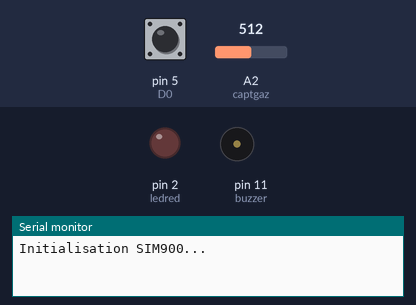
The sketch below on a simulated Arduino Uno, built with avr-gcc and run on an emulated ATmega328P. On the bench: output pins drawn as LEDs (lit = HIGH), buzzer (waves = sounding), the last lines printed to the serial monitor. Inputs (shaded band) come from the test bench; at power-on: pin 5 (D0) HIGH, A2 (captgaz) = 512. The modem accepts every AT command (registered, SIM ready, sends succeed) and sends nothing else.

Above: at 0.1 s.
At 50.0 s:
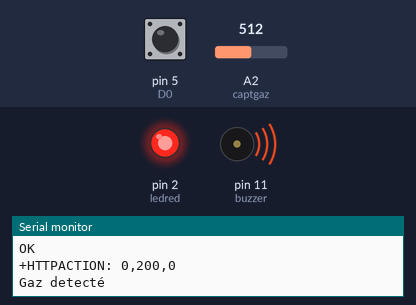
Timing chart, 0 to 51.5 s (numbered marks = the images above):
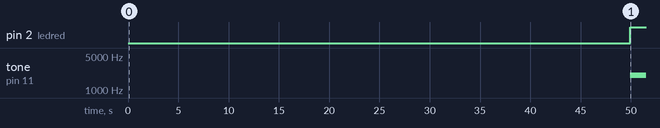

Measured:
- by itself, pin 2 (ledred): LOW → HIGH at 49.9 s
- by itself, tone on pin 11 (buzzer): silent → 2000 Hz at 49.9 s

The sketch:

salif.ino
```cpp
void init_gsm();
void gprs_connect();
boolean gprs_disconnect();
boolean is_gprs_connected();
void post_to_firebase(String data);
boolean waitResponse(String expected_answer = "OK", unsigned int timeout = 2000);

#include <SoftwareSerial.h>
SoftwareSerial SIM900(7, 8);

int captgaz = A2;
int D0 = 5;
int capt_gaz;
int ledred = 2;
const int buzzer = 11;
int gaz;
int Gaz;

const String APN  = "internet";
const String USER = "internet";
const String PASS = "internet";

const String ID = "DISP001";

const String FIREBASE_HOST  = "https://sogaz-99e6c-default-rtdb.firebaseio.com/";
const String FIREBASE_SECRET  = "20Lm7XGupzol1Ml7QyoP8I671kuAEcj4AX76GHEs";


#define USE_SSL true
#define DELAY_MS 500


//!!!!!!!!!!!!!!!!!!!!!!!!!!!!!!!!!!!!!!!!!!!!!!!!!!!!!!!!!!!!!!!!!!!!!!!!!!!!!!!!!!!!!!!!!!!!!!!!!!
//Function: setup() start
//!!!!!!!!!!!!!!!!!!!!!!!!!!!!!!!!!!!!!!!!!!!!!!!!!!!!!!!!!!!!!!!!!!!!!!!!!!!!!!!!!!!!!!!!!!!!!!!!!!
void setup() {

  //Begin serial communication with Serial Monitor

  pinMode(captgaz, INPUT);
  pinMode(D0, INPUT);
  pinMode(buzzer, OUTPUT);
  pinMode(ledred, OUTPUT);

  Serial.begin(115200);

  //Begin serial communication with SIM900
  SIM900.begin(9600);

  Serial.println("Initialisation SIM900...");
  init_gsm();
}


//!!!!!!!!!!!!!!!!!!!!!!!!!!!!!!!!!!!!!!!!!!!!!!!!!!!!!!!!!!!!!!!!!!!!!!!!!!!!!!!!!!!!!!!!!!!!!!!!!!
//Function: loop() start
//!!!!!!!!!!!!!!!!!!!!!!!!!!!!!!!!!!!!!!!!!!!!!!!!!!!!!!!!!!!!!!!!!!!!!!!!!!!!!!!!!!!!!!!!!!!!!!!!!!
void loop() {

  String data = get_gaz();
  Serial.println(data);

  if (!is_gprs_connected()) {
    gprs_connect();
  }

  post_to_firebase(data);

  delay(1000);


  //DECLENCHEMENT DES ACTIONS///////////////////////

  if (gaz < 100) // PAs de detection de gaz
  {
    noTone(buzzer);

    digitalWrite(ledred, LOW);
    delay(100);
  }
  else
  { // Cas d'une detection de gaz

    // 1 ER CAS
    if (gaz >= 110) {
      tone(buzzer, 2000 );
      digitalWrite(ledred, HIGH);
      Serial.println("Gaz detecté");

      //1er SMS


      SIM900.print("AT+CMGF=1\r");    //Sets the GSM Module in Text Mode
      delay(100);  // Delay of 1 second
      SIM900.println("AT+CMGS=\"+22370105882\""); // Replace x with mobile number
      delay(100);
      SIM900.println("ATTENTION IL Y'A UNE FUITE DE GAZ"); // The SMS text you want to send
      delay(100);
      SIM900.println((char)26);// ASCII code of CTRL+Z for saying the end of sms to  the module
      delay(100);
      SIM900.println();
      delay(5000);
      //delay(100);
    }

    // 2 eme Cas
    if (gaz >= 170) {

      //2eme SMS
      SIM900.print("AT+CMGF=1\r");    //Sets the GSM Module in Text Mode
      delay(100);  // Delay of 1 second
      SIM900.println("AT+CMGS=\"+22370105882\""); // Replace x with mobile number
      delay(100);
      SIM900.println("ATTENTION IL Y'A UNE FUITE DE GAZ.");// The SMS text you want to send
      delay(100);
      SIM900.println((char)26);// ASCII code of CTRL+Z for saying the end of sms to  the module
      delay(100);
      SIM900.println();
      delay(5000);
      //delay(100);
    }

    // 3 eme Cas
    if (gaz >= 180) {

      //3 eme SMS
      SIM900.print("AT+CMGF=1\r");    //Sets the GSM Module in Text Mode
      delay(100);  // Delay of 1 second
      SIM900.println("AT+CMGS=\"+22370105882\""); // Replace x with mobile number
      delay(100);
      SIM900.println("ATTENTION IL Y'A UNE FUITE DE GAZ");// The SMS text you want to send
      delay(100);
      SIM900.println((char)26);// ASCII code of CTRL+Z for saying the end of sms to  the module
      delay(100);
      SIM900.println();
      delay(5000);
      delay(10000);

      //PASSER APPEL
      SIM900.println("ATD +22370105882;");
      delay(100);
      SIM900.println();

      // Lappel ne peut durer que 30 secondes
      // Vous pouvez modifier la durée de l'appel téléphonique dans le délai

      delay(30000);
      // commande dangerous gaz pour raccrocher
      SIM900.println("Dangerous gaz"); // hang up

    }

  }
}

//!!!!!!!!!!!!!!!!!!!!!!!!!!!!!!!!!!!!!!!!!!!!!!!!!!!!!!!!!!!!!!!!!!!!!!!!!!!!!!!!!!!!!!!!!!!!!!!!!!
//Function: get_temprature() start
//!!!!!!!!!!!!!!!!!!!!!!!!!!!!!!!!!!!!!!!!!!!!!!!!!!!!!!!!!!!!!!!!!!!!!!!!!!!!!!!!!!!!!!!!!!!!!!!!!!
String get_gaz()

{
topFn:
  //Sensor readings may also be up to 2 seconds 'old' (its a very slow sensor)
  Gaz = digitalRead(D0);
  gaz = analogRead(captgaz);

  // Check if any reads failed and exit early (to try again).
  if (Gaz == 0 || gaz == 0) {
    Serial.println(F("Erreur lecture du détecteur de gaz!"));
    goto topFn;
  }
  String Data = "{";

  //Data += "\"ID Dispositif:\":+ String (DISP001), ";

  Data += "\"Concentration\":" + String(analogRead(captgaz));

  Data += "}";

  return Data;
}

//!!!!!!!!!!!!!!!!!!!!!!!!!!!!!!!!!!!!!!!!!!!!!!!!!!!!!!!!!!!!!!!!!!!!!!!!!!!!!!!!!!!!!!!!!!!!!!!!!!
//Function: post_to_firebase() start
//!!!!!!!!!!!!!!!!!!!!!!!!!!!!!!!!!!!!!!!!!!!!!!!!!!!!!!!!!!!!!!!!!!!!!!!!!!!!!!!!!!!!!!!!!!!!!!!!!!
void post_to_firebase(String data)
{

  //MMMMMMMMMMMMMMMMMMMMMMMMMMMMMMMMMMMMMMMMMMMMMMMMMMMMMMMMMMMMMMMMM
  //Start HTTP connection
  SIM900.println("AT+HTTPINIT");
  waitResponse();
  delay(DELAY_MS);
  //MMMMMMMMMMMMMMMMMMMMMMMMMMMMMMMMMMMMMMMMMMMMMMMMMMMMMMMMMMMMMMMMM
  //Enabling SSL 1.0
  if (USE_SSL == true) {
    SIM900.println("AT+HTTPSSL=1");
    waitResponse();
    delay(DELAY_MS);
  }
  //MMMMMMMMMMMMMMMMMMMMMMMMMMMMMMMMMMMMMMMMMMMMMMMMMMMMMMMMMMMMMMMMM
  //Setting up parameters for HTTP session
  SIM900.println("AT+HTTPPARA=\"CID\",1");
  waitResponse();
  delay(DELAY_MS);
  //MMMMMMMMMMMMMMMMMMMMMMMMMMMMMMMMMMMMMMMMMMMMMMMMMMMMMMMMMMMMMMMMM
  //Set the HTTP URL - Firebase URL and FIREBASE SECRET
  SIM900.println("AT+HTTPPARA=\"URL\"," + FIREBASE_HOST + ".json?auth=" + FIREBASE_SECRET);
  waitResponse();
  delay(DELAY_MS);
  //MMMMMMMMMMMMMMMMMMMMMMMMMMMMMMMMMMMMMMMMMMMMMMMMMMMMMMMMMMMMMMMMM
  //Setting up re direct
  SIM900.println("AT+HTTPPARA=\"REDIR\",1");
  waitResponse();
  delay(DELAY_MS);
  //MMMMMMMMMMMMMMMMMMMMMMMMMMMMMMMMMMMMMMMMMMMMMMMMMMMMMMMMMMMMMMMMM
  //Setting up content type
  SIM900.println("AT+HTTPPARA=\"CONTENT\",\"application/json\"");
  waitResponse();
  delay(DELAY_MS);
  //MMMMMMMMMMMMMMMMMMMMMMMMMMMMMMMMMMMMMMMMMMMMMMMMMMMMMMMMMMMMMMMMM
  //Setting up Data Size
  //+HTTPACTION: 1,601,0 - error occurs if data length is not correct
  SIM900.println("AT+HTTPDATA=" + String(data.length()) + ",10000");
  waitResponse("DOWNLOAD");
  //delay(DELAY_MS);
  //MMMMMMMMMMMMMMMMMMMMMMMMMMMMMMMMMMMMMMMMMMMMMMMMMMMMMMMMMMMMMMMMM
  //Sending Data
  SIM900.println(data);
  waitResponse();
  delay(DELAY_MS);
  //MMMMMMMMMMMMMMMMMMMMMMMMMMMMMMMMMMMMMMMMMMMMMMMMMMMMMMMMMMMMMMMMM
  //Sending HTTP POST request
  SIM900.println("AT+HTTPACTION=1");

  for (uint32_t start = millis(); millis() - start < 20000;) {
    while (!SIM900.available());
    String response = SIM900.readString();
    if (response.indexOf("+HTTPACTION:") > 0)
    {
      Serial.println(response);
      break;
    }
  }

  delay(DELAY_MS);
  //MMMMMMMMMMMMMMMMMMMMMMMMMMMMMMMMMMMMMMMMMMMMMMMMMMMMMMMMMMMMMMMMM
  //+HTTPACTION: 1,603,0 (POST to Firebase failed)
  //+HTTPACTION: 0,200,0 (POST to Firebase successfull)
  //Read the response
  SIM900.println("AT+HTTPREAD");
  waitResponse("OK");
  delay(DELAY_MS);
  //MMMMMMMMMMMMMMMMMMMMMMMMMMMMMMMMMMMMMMMMMMMMMMMMMMMMMMMMMMMMMMMMM
  //Stop HTTP connection
  SIM900.println("AT+HTTPTERM");
  waitResponse("OK", 1000);
  delay(DELAY_MS);
  //MMMMMMMMMMMMMMMMMMMMMMMMMMMMMMMMMMMMMMMMMMMMMMMMMMMMMMMMMMMMMMMMM
}

//!!!!!!!!!!!!!!!!!!!!!!!!!!!!!!!!!!!!!!!!!!!!!!!!!!!!!!!!!!!!!!!!!!!!!!!!!!!!!!!!!!!!!!!!!!!!!!!!!!
// Initialize GSM Module
//!!!!!!!!!!!!!!!!!!!!!!!!!!!!!!!!!!!!!!!!!!!!!!!!!!!!!!!!!!!!!!!!!!!!!!!!!!!!!!!!!!!!!!!!!!!!!!!!!!
void init_gsm()
{
  //MMMMMMMMMMMMMMMMMMMMMMMMMMMMMMMMMMMMMMMMMMMMMMMMMMMMMMMMMMMMMMMMM
  //Testing AT Command
  SIM900.println("AT");
  waitResponse();
  delay(DELAY_MS);
  //MMMMMMMMMMMMMMMMMMMMMMMMMMMMMMMMMMMMMMMMMMMMMMMMMMMMMMMMMMMMMMMMM
  //Checks if the SIM is ready
  SIM900.println("AT+CPIN?");
  waitResponse("+CPIN: READY");
  delay(DELAY_MS);
  //MMMMMMMMMMMMMMMMMMMMMMMMMMMMMMMMMMMMMMMMMMMMMMMMMMMMMMMMMMMMMMMMM
  //Turning ON full functionality
  SIM900.println("AT+CFUN=1");
  waitResponse();
  delay(DELAY_MS);
  //MMMMMMMMMMMMMMMMMMMMMMMMMMMMMMMMMMMMMMMMMMMMMMMMMMMMMMMMMMMMMMMMM
  //Turn ON verbose error codes
  SIM900.println("AT+CMEE=2");
  waitResponse();
  delay(DELAY_MS);
  //MMMMMMMMMMMMMMMMMMMMMMMMMMMMMMMMMMMMMMMMMMMMMMMMMMMMMMMMMMMMMMMMM
  //Enable battery checks
  SIM900.println("AT+CBATCHK=1");
  waitResponse();
  delay(DELAY_MS);
  //MMMMMMMMMMMMMMMMMMMMMMMMMMMMMMMMMMMMMMMMMMMMMMMMMMMMMMMMMMMMMMMMM
  //Register Network (+CREG: 0,1 or +CREG: 0,5 for valid network)
  //+CREG: 0,1 or +CREG: 0,5 for valid network connection
  SIM900.println("AT+CREG?");
  waitResponse("+CREG: 0,");
  delay(DELAY_MS);
  //MMMMMMMMMMMMMMMMMMMMMMMMMMMMMMMMMMMMMMMMMMMMMMMMMMMMMMMMMMMMMMMMM
  //setting SMS text mode
  SIM900.print("AT+CMGF=1\r");
  waitResponse("OK");
  delay(DELAY_MS);
  //MMMMMMMMMMMMMMMMMMMMMMMMMMMMMMMMMMMMMMMMMMMMMMMMMMMMMMMMMMMMMMMMM
}

//!!!!!!!!!!!!!!!!!!!!!!!!!!!!!!!!!!!!!!!!!!!!!!!!!!!!!!!!!!!!!!!!!!!!!!!!!!!!!!!!!!!!!!!!!!!!!!!!!!
//Connect to the internet
//!!!!!!!!!!!!!!!!!!!!!!!!!!!!!!!!!!!!!!!!!!!!!!!!!!!!!!!!!!!!!!!!!!!!!!!!!!!!!!!!!!!!!!!!!!!!!!!!!!
void gprs_connect()
{
  //MMMMMMMMMMMMMMMMMMMMMMMMMMMMMMMMMMMMMMMMMMMMMMMMMMMMMMMMMMMMMMMMM
  //DISABLE GPRS
  SIM900.println("AT+SAPBR=0,1");
  waitResponse("OK", 60000);
  delay(DELAY_MS);
  //MMMMMMMMMMMMMMMMMMMMMMMMMMMMMMMMMMMMMMMMMMMMMMMMMMMMMMMMMMMMMMMMM
  //Connecting to GPRS: GPRS - bearer profile 1
  SIM900.println("AT+SAPBR=3,1,\"Contype\",\"GPRS\"");
  waitResponse();
  delay(DELAY_MS);
  //MMMMMMMMMMMMMMMMMMMMMMMMMMMMMMMMMMMMMMMMMMMMMMMMMMMMMMMMMMMMMMMMM
  //sets the APN settings for your sim card network provider.
  SIM900.println("AT+SAPBR=3,1,\"APN\"," + APN);
  waitResponse();
  delay(DELAY_MS);
  //MMMMMMMMMMMMMMMMMMMMMMMMMMMMMMMMMMMMMMMMMMMMMMMMMMMMMMMMMMMMMMMMM
  //sets the user name settings for your sim card network provider.
  if (USER != "") {
    SIM900.println("AT+SAPBR=3,1,\"USER\"," + USER);
    waitResponse();
    delay(DELAY_MS);
  }
  //MMMMMMMMMMMMMMMMMMMMMMMMMMMMMMMMMMMMMMMMMMMMMMMMMMMMMMMMMMMMMMMMM
  //sets the password settings for your sim card network provider.
  if (PASS != "") {
    SIM900.println("AT+SAPBR=3,1,\"PASS\"," + PASS);
    waitResponse();
    delay(DELAY_MS);
  }
  //MMMMMMMMMMMMMMMMMMMMMMMMMMMMMMMMMMMMMMMMMMMMMMMMMMMMMMMMMMMMMMMMM
  //after executing the following command. the LED light of
  //SIM900l blinks very fast (twice a second)
  //enable the GPRS: enable bearer 1
  SIM900.println("AT+SAPBR=1,1");
  waitResponse("OK", 30000);
  delay(DELAY_MS);
  //MMMMMMMMMMMMMMMMMMMMMMMMMMMMMMMMMMMMMMMMMMMMMMMMMMMMMMMMMMMMMMMMM
  //Get IP Address - Query the GPRS bearer context status
  SIM900.println("AT+SAPBR=2,1");
  waitResponse("OK");
  delay(DELAY_MS);
  //MMMMMMMMMMMMMMMMMMMMMMMMMMMMMMMMMMMMMMMMMMMMMMMMMMMMMMMMMMMMMMMMM
}


/*!!!!!!!!!!!!!!!!!!!!!!!!!!!!!!!!!!!!!!!!!!!!!!!!!!!!!!!!!!!!!!!!!!!!!!!!!!!!!!!!!!!!!!!!!!!!!!!!!!
  Function: gprs_disconnect()
  AT+CGATT = 1 modem is attached to GPRS to a network.
  AT+CGATT = 0 modem is not attached to GPRS to a network
  //!!!!!!!!!!!!!!!!!!!!!!!!!!!!!!!!!!!!!!!!!!!!!!!!!!!!!!!!!!!!!!!!!!!!!!!!!!!!!!!!!!!!!!!!!!!!!!!!*/
boolean gprs_disconnect()
{
  //MMMMMMMMMMMMMMMMMMMMMMMMMMMMMMMMMMMMMMMMMMMMMMMMMMMMMMMMMMMMMMMMM
  //Disconnect GPRS
  SIM900.println("AT+CGATT=0");
  waitResponse("OK", 60000);
  //delay(DELAY_MS);
  //MMMMMMMMMMMMMMMMMMMMMMMMMMMMMMMMMMMMMMMMMMMMMMMMMMMMMMMMMMMMMMMMM
  //DISABLE GPRS
  //SIM900.println("AT+SAPBR=0,1");
  //waitResponse("OK",60000);
  //delay(DELAY_MS);
  //MMMMMMMMMMMMMMMMMMMMMMMMMMMMMMMMMMMMMMMMMMMMMMMMMMMMMMMMMMMMMMMMM

  return true;
}


/*!!!!!!!!!!!!!!!!!!!!!!!!!!!!!!!!!!!!!!!!!!!!!!!!!!!!!!!!!!!!!!!!!!!!!!!!!!!!!!!!!!!!!!!!!!!!!!!!!!
  Function: gprs_disconnect()
  checks if the gprs connected.
  AT+CGATT = 1 modem is attached to GPRS to a network.
  AT+CGATT = 0 modem is not attached to GPRS to a network
  //!!!!!!!!!!!!!!!!!!!!!!!!!!!!!!!!!!!!!!!!!!!!!!!!!!!!!!!!!!!!!!!!!!!!!!!!!!!!!!!!!!!!!!!!!!!!!!!!*/
boolean is_gprs_connected()
{
  SIM900.println("AT+CGATT?");
  if (waitResponse("+CGATT: 1", 6000) == 1) {
    return false;
  }

  return true;
}


//!!!!!!!!!!!!!!!!!!!!!!!!!!!!!!!!!!!!!!!!!!!!!!!!!!!!!!!!!!!!!!!!!!!!!!!!!!!!!!!!!!!!!!!!!!!!!!!!!!
//Handling AT COMMANDS
//!!!!!!!!!!!!!!!!!!!!!!!!!!!!!!!!!!!!!!!!!!!!!!!!!!!!!!!!!!!!!!!!!!!!!!!!!!!!!!!!!!!!!!!!!!!!!!!!!!
//boolean waitResponse(String expected_answer="OK", unsigned int timeout=2000) //uncomment if syntax error (arduino)
boolean waitResponse(String expected_answer, unsigned int timeout) //uncomment if syntax error (esp8266)
{
  uint8_t x = 0, answer = 0;
  String response;
  unsigned long previous;

  //Clean the input buffer
  while ( SIM900.available() > 0) SIM900.read();

  //NNNNNNNNNNNNNNNNNNNNNNNNNNNNNNNNNNNNNNNNNNNNNNNNNNNNNNNNNNNNNNNNNNNNNNNN
  previous = millis();
  do {
    //if data in UART INPUT BUFFER, reads it
    if (SIM900.available() != 0) {
      char c = SIM900.read();
      response.concat(c);
      x++;
      //checks if the (response == expected_answer)
      if (response.indexOf(expected_answer) > 0) {
        answer = 1;
      }
    }
  } while ((answer == 0) && ((millis() - previous) < timeout));
  //NNNNNNNNNNNNNNNNNNNNNNNNNNNNNNNNNNNNNNNNNNNNNNNNNNNNNNNNNNNNNNNNNNNNNNNN

  Serial.println(response);
  return answer;
}


//!!!!!!!!!!!!!!!!!!!!!!!!!!!!!!!!!!!!!!!!!!!!!!!!!!!!!!!!!!!!!!!!!!!!!!!!!!!!!!!!!!!!!!!!!!!!!!!!!!
//Function: waitResponse() End
//!!!!!!!!!!!!!!!!!!!!!!!!!!!!!!!!!!!!!!!!!!!!!!!!!!!!!!!!!!!!!!!!!!!!!!!!!!!!!!!!!!!!!!!!!!!!!!!!!!
```
